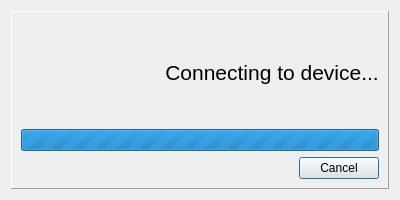
<?xml version="1.0" encoding="UTF-8"?>
<ui version="4.0">
 <class>ConnectionDialog</class>
 <widget class="QDialog" name="ConnectionDialog">
  <property name="geometry">
   <rect>
    <x>0</x>
    <y>0</y>
    <width>400</width>
    <height>200</height>
   </rect>
  </property>
  <property name="sizePolicy">
   <sizepolicy hsizetype="Preferred" vsizetype="Preferred">
    <horstretch>0</horstretch>
    <verstretch>0</verstretch>
   </sizepolicy>
  </property>
  <property name="minimumSize">
   <size>
    <width>400</width>
    <height>200</height>
   </size>
  </property>
  <property name="maximumSize">
   <size>
    <width>400</width>
    <height>200</height>
   </size>
  </property>
  <property name="windowTitle">
   <string>Connecting</string>
  </property>
  <layout class="QVBoxLayout" name="verticalLayout">
   <item>
    <widget class="QFrame" name="frame">
     <property name="frameShape">
      <enum>QFrame::Panel</enum>
     </property>
     <property name="frameShadow">
      <enum>QFrame::Raised</enum>
     </property>
     <layout class="QVBoxLayout" name="verticalLayout_2">
      <item>
       <layout class="QHBoxLayout" name="horizontalLayout">
        <item>
         <widget class="QLabel" name="label">
          <property name="sizePolicy">
           <sizepolicy hsizetype="Preferred" vsizetype="Preferred">
            <horstretch>0</horstretch>
            <verstretch>0</verstretch>
           </sizepolicy>
          </property>
          <property name="pixmap">
           <pixmap resource="resources.qrc">:/icons/connection.png</pixmap>
          </property>
          <property name="scaledContents">
           <bool>false</bool>
          </property>
          <property name="alignment">
           <set>Qt::AlignCenter</set>
          </property>
         </widget>
        </item>
        <item>
         <widget class="QLabel" name="label_2">
          <property name="sizePolicy">
           <sizepolicy hsizetype="Preferred" vsizetype="Preferred">
            <horstretch>0</horstretch>
            <verstretch>0</verstretch>
           </sizepolicy>
          </property>
          <property name="font">
           <font>
            <pointsize>16</pointsize>
           </font>
          </property>
          <property name="text">
           <string>Connecting to device...</string>
          </property>
          <property name="alignment">
           <set>Qt::AlignCenter</set>
          </property>
         </widget>
        </item>
       </layout>
      </item>
      <item>
       <widget class="QProgressBar" name="progressBar">
        <property name="maximum">
         <number>0</number>
        </property>
        <property name="textVisible">
         <bool>false</bool>
        </property>
       </widget>
      </item>
      <item>
       <widget class="QDialogButtonBox" name="buttonBox">
        <property name="orientation">
         <enum>Qt::Horizontal</enum>
        </property>
        <property name="standardButtons">
         <set>QDialogButtonBox::Cancel</set>
        </property>
       </widget>
      </item>
     </layout>
    </widget>
   </item>
  </layout>
 </widget>
 <resources>
  <include location="resources.qrc"/>
 </resources>
 <connections>
  <connection>
   <sender>buttonBox</sender>
   <signal>accepted()</signal>
   <receiver>ConnectionDialog</receiver>
   <slot>accept()</slot>
   <hints>
    <hint type="sourcelabel">
     <x>248</x>
     <y>254</y>
    </hint>
    <hint type="destinationlabel">
     <x>157</x>
     <y>274</y>
    </hint>
   </hints>
  </connection>
  <connection>
   <sender>buttonBox</sender>
   <signal>rejected()</signal>
   <receiver>ConnectionDialog</receiver>
   <slot>reject()</slot>
   <hints>
    <hint type="sourcelabel">
     <x>316</x>
     <y>260</y>
    </hint>
    <hint type="destinationlabel">
     <x>286</x>
     <y>274</y>
    </hint>
   </hints>
  </connection>
 </connections>
</ui>
